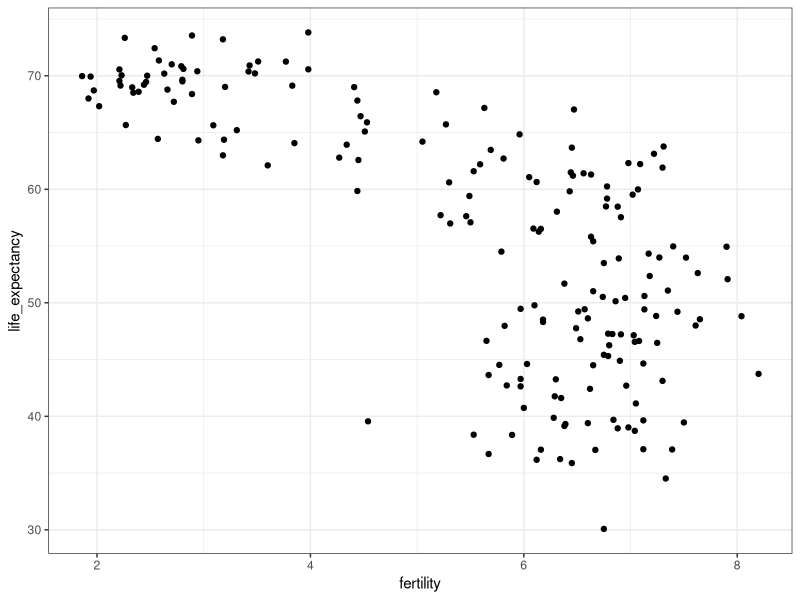
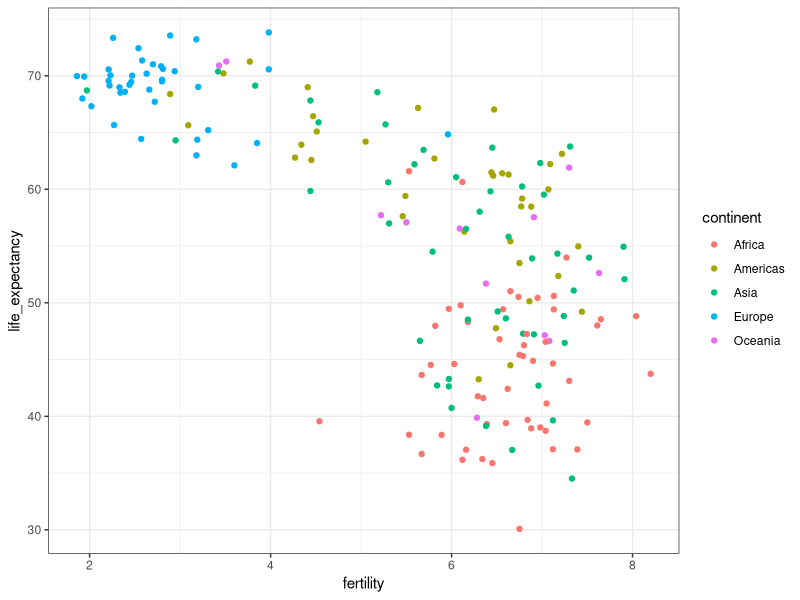
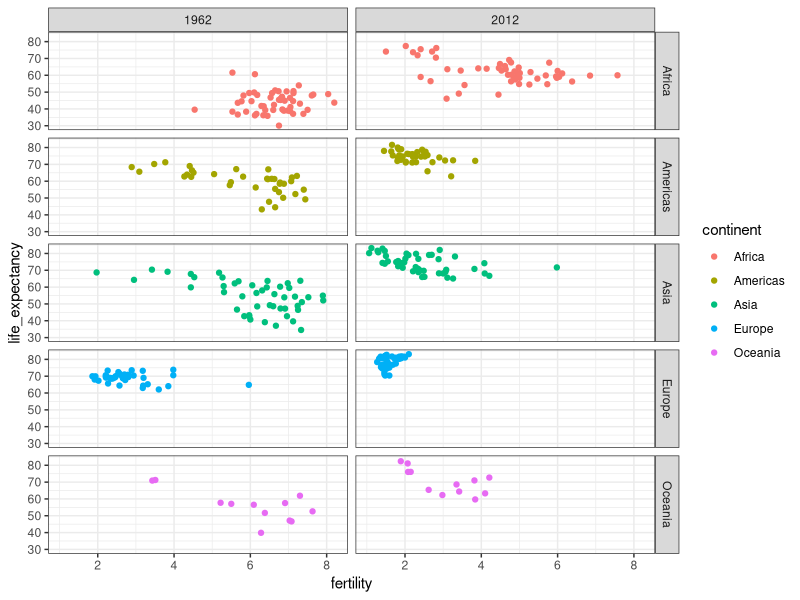
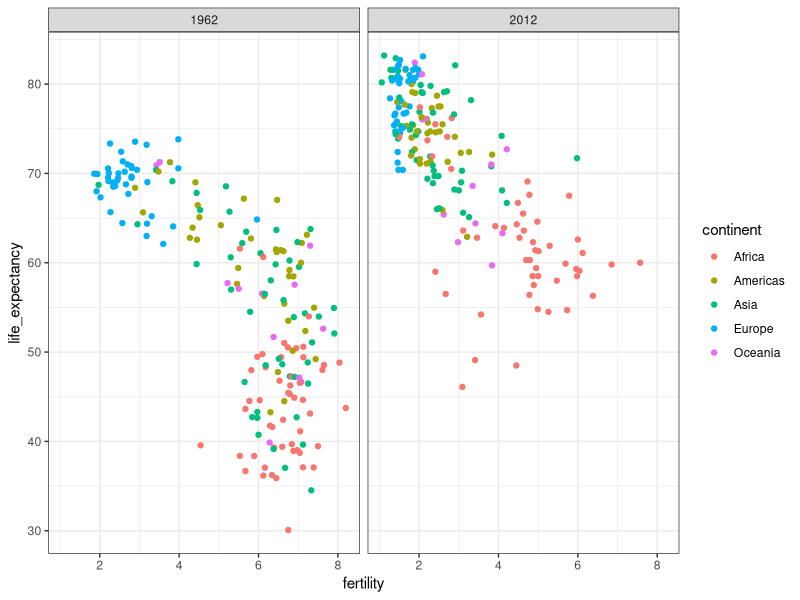
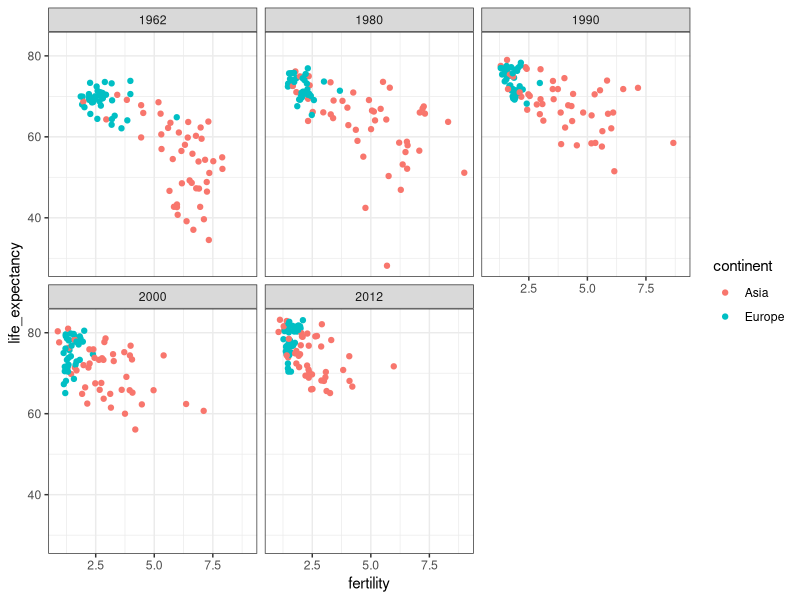
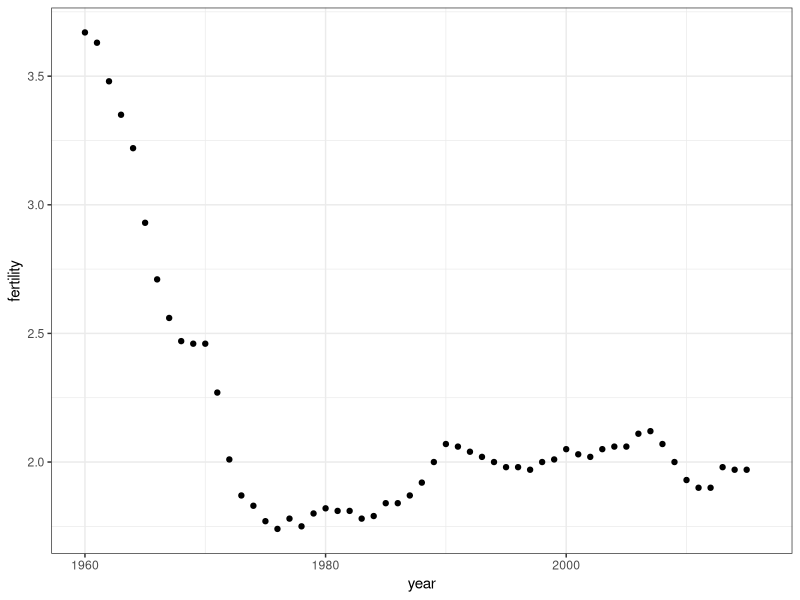
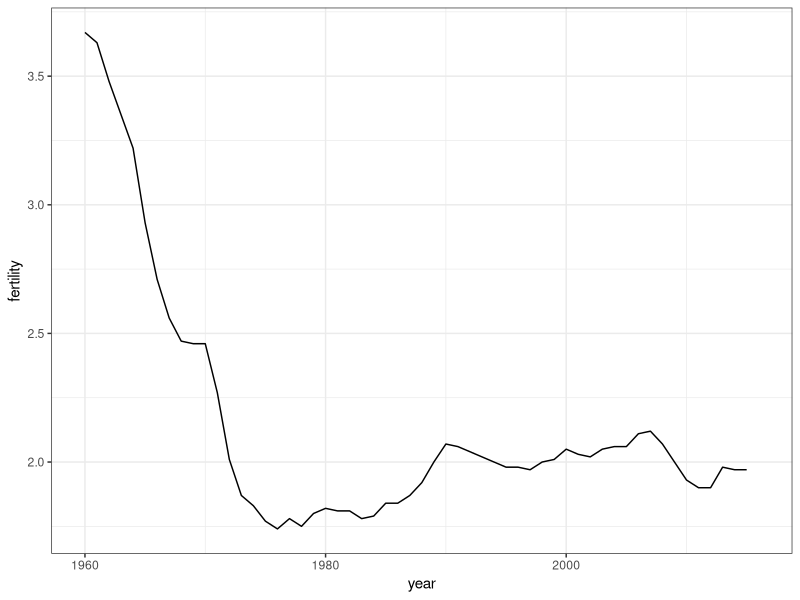
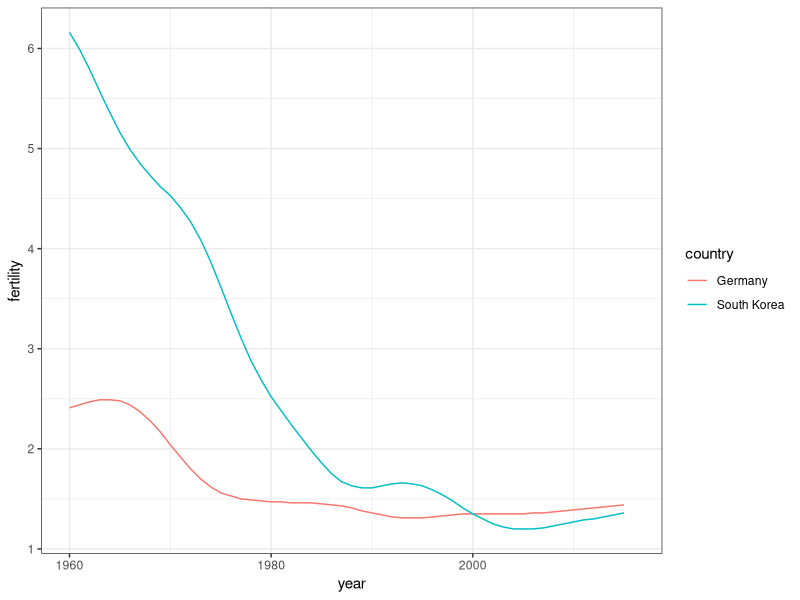

These charts were generated, in order, by the following R code:
library(dslabs)
library(dplyr)
library(ggplot2)
data("gapminder")
head(gapminder)

#
# Gapminder Dataset

# compare infant mortality in Sri Lanka and Turkey
gapminder %>%
  filter(year == 2015 & country %in% c("Sri Lanka", "Turkey")) %>%
  select(country, infant_mortality)

#
# Life Expectancy and Fertility Rates

# basic scatterplot of life expectancy versus fertility
ds_theme_set()    # set plot theme
filter(gapminder, year == 1962) %>%
  ggplot(aes(fertility, life_expectancy)) +
  geom_point()

# add color as continent
filter(gapminder, year == 1962) %>%
  ggplot(aes(fertility, life_expectancy, color = continent)) +
  geom_point()


#
# Using the Gapminder Dataset
#

#
# Faceting

# facet by continent and year
filter(gapminder, year %in% c(1962, 2012)) %>%
  ggplot(aes(fertility, life_expectancy, col = continent)) +
  geom_point() +
  facet_grid(continent ~ year)


# facet by year only
filter(gapminder, year %in% c(1962, 2012)) %>%
  ggplot(aes(fertility, life_expectancy, col = continent)) +
  geom_point() +
  facet_grid(. ~ year)


# facet by year, plots wrapped onto multiple rows
years <- c(1962, 1980, 1990, 2000, 2012)
continents <- c("Europe", "Asia")
gapminder %>%
  filter(year %in% years & continent %in% continents) %>%
  ggplot(aes(fertility, life_expectancy, col = continent)) +
  geom_point() +
  facet_wrap(~year)


#
# Time Series Plots

# scatterplot of US fertility by year
gapminder %>%
  filter(country == "United States") %>%
  ggplot(aes(year, fertility)) +
  geom_point()

gapminder %>%
  filter(country == "United States") %>%
  ggplot(aes(year, fertility)) +
  geom_line()

countries <- c("South Korea", "Germany")
gapminder %>%
  filter(country %in% countries) %>%
  ggplot(aes(year, fertility, color = country)) +
  geom_line()

# life expectancy time series - lines colored by country and labeled, no legend (x, y) - position
labels <- data.frame(country = countries, x = c(1975, 1965), y = c(60, 72))
gapminder %>% filter(country %in% countries) %>%
  ggplot(aes(year, life_expectancy, col = country)) +
  geom_line() + 
  geom_text(data = labels, aes(x, y, label = country), size = 5) +
  theme(legend.position = "none")


#
# Transformations

gapminder <- gapminder %>%
  mutate(dollars_per_day = gdp/population/365)
# histogram of dollars per day
past_year <- 1970
gapminder %>%
  filter(year == past_year & !is.na(gdp)) %>%
  ggplot(aes(dollars_per_day)) +
  geom_histogram(binwidth = 1, color = "black")

gapminder %>%
  filter(year == past_year & !is.na(gdp)) %>%
  ggplot(aes(log2(dollars_per_day))) +
  geom_histogram(binwidth = 1, color = "black")

gapminder %>%
  filter(year == past_year & !is.na(gdp)) %>%
  ggplot(aes(log2(dollars_per_day))) +
  geom_histogram(binwidth = 1, color = "black")
gapminder %>%
  filter(year == past_year & !is.na(gdp)) %>%
  ggplot(aes(dollars_per_day)) +
  geom_histogram(binwidth = 1, color = "black") +
  scale_x_continuous(trans = "log2")


# boxplot of GDP by region in 1970
past_year <- 1970
p <- gapminder %>%
  filter(year == past_year & !is.na(gdp)) %>%
  ggplot(aes(region, dollars_per_day))

p + geom_boxplot()

# rotate names on x-axis
p + geom_boxplot() +
  theme(axis.text.x = element_text(angle = 90, hjust = 1))


p <- gapminder %>%
  filter(year == past_year & !is.na(gdp)) %>%
  mutate(region = reorder(region, dollars_per_day, FUN = median)) %>%    # reorder
  ggplot(aes(region, dollars_per_day, fill = continent)) +    # color by continent
  geom_boxplot() +
  theme(axis.text.x = element_text(angle = 90, hjust = 1)) +
  xlab("")

p
# log2 scale y-axis
p + scale_y_continuous(trans = "log2")

# add data points
p + scale_y_continuous(trans = "log2") + geom_point(show.legend = FALSE)


#
# Comparing Distributions

west <- c("Western Europe", "Northern Europe", "Southern Europe", "Northern America", "Australia and New Zealand")

# facet by West vs devloping
gapminder %>%
  filter(year == past_year & !is.na(gdp)) %>%
  mutate(group = ifelse(region %in% west, "West", "Developing")) %>%
  ggplot(aes(dollars_per_day)) +
  geom_histogram(binwidth = 1, color = "black") +
  scale_x_continuous(trans = "log2") +
  facet_grid(. ~ group)



present_year <- 2010
gapminder %>%
  filter(year %in% c(past_year, present_year) & !is.na(gdp)) %>%
  mutate(group = ifelse(region %in% west, "West", "Developing")) %>%
  ggplot(aes(dollars_per_day)) +
  geom_histogram(binwidth = 1, color = "black") +
  scale_x_continuous(trans = "log2") +
  facet_grid(year ~ group)

# define countries that have data available in both years
country_list_1 <- gapminder %>%
  filter(year == past_year & !is.na(dollars_per_day)) %>% .$country
country_list_2 <- gapminder %>%
  filter(year == present_year & !is.na(dollars_per_day)) %>% .$country
country_list <- intersect(country_list_1, country_list_2)

# make histogram including only countries with data available in both years
gapminder %>%
  filter(year %in% c(past_year, present_year) & country %in% country_list) %>%    # keep only selected countries
  mutate(group = ifelse(region %in% west, "West", "Developing")) %>%
  ggplot(aes(dollars_per_day)) +
  geom_histogram(binwidth = 1, color = "black") +
  scale_x_continuous(trans = "log2") +
  facet_grid(year ~ group)

p <- gapminder %>%
  filter(year %in% c(past_year, present_year) & country %in% country_list) %>%
  mutate(region = reorder(region, dollars_per_day, FUN = median)) %>%
  ggplot() +
  theme(axis.text.x = element_text(angle = 90, hjust = 1)) +
  xlab("") + scale_y_continuous(trans = "log2")

p + geom_boxplot(aes(region, dollars_per_day, fill = continent)) +
  facet_grid(year ~ .)

# arrange matching boxplots next to each other, colored by year
p + geom_boxplot(aes(region, dollars_per_day, fill = factor(year)))


#
# Density Plots

# smooth density plots - variable counts on y-axis

gapminder %>%
  filter(year %in% c(past_year, present_year) & country %in% country_list) %>%
  mutate(group = ifelse(region %in% west, "West", "Developing")) %>%
  ggplot(aes(dollars_per_day, fill = group)) +
  scale_x_continuous(trans = "log2") + 
  geom_density(alpha = 0.2, bw = 0.75) + 
  facet_grid(year ~ .)

p <- gapminder %>%
  filter(year %in% c(past_year, present_year) & country %in% country_list) %>%
  mutate(group = ifelse(region %in% west, "West", "Developing")) %>%
  ggplot(aes(dollars_per_day, y = ..count.., fill = group)) +
  scale_x_continuous(trans = "log2")
p + geom_density(alpha = 0.2, bw = 0.75) + facet_grid(year ~ .)


# case when

gapminder <- gapminder %>% 
  mutate(group = case_when(
    .$region %in% west ~ "West",
    .$region %in% c("Eastern Asia", "South-Eastern Asia") ~ "East Asia",
    .$region %in% c("Caribbean", "Central America", "South America") ~ "Latin America",
    .$continent == "Africa" & .$region != "Northern Africa" ~ "Sub-Saharan Africa",
    TRUE ~ "Others"))

# reorder factor levels
gapminder <- gapminder %>%
  mutate(group = factor(group, levels = c("Others", "Latin America", "East Asia", "Sub-Saharan Africa", "West")))

p <- gapminder %>%
  filter(year %in% c(past_year, present_year) & country %in% country_list) %>%
  ggplot(aes(dollars_per_day, fill = group)) +
  scale_x_continuous(trans = "log2")

p + geom_density(alpha = 0.2, bw = 0.75) +
  facet_grid(year ~ .)

# stacking
p + geom_density(alpha = 0.2, bw = 0.75, position = "stack") +
  facet_grid(year ~ .)


# weighted stacked density plot
gapminder %>%
  filter(year %in% c(past_year, present_year) & country %in% country_list) %>%
  group_by(year) %>%
  mutate(weight = population/sum(population*2)) %>%
  ungroup() %>%
  ggplot(aes(dollars_per_day, fill = group, weight = weight)) +
  scale_x_continuous(trans = "log2") +
  geom_density(alpha = 0.2, bw = 0.75, position = "stack") + facet_grid(year ~ .)


# add additional cases
gapminder <- gapminder %>%
  mutate(group = case_when(
    .$region %in% west ~ "The West",
    .$region %in% "Northern Africa" ~ "Northern Africa",
    .$region %in% c("Eastern Asia", "South-Eastern Asia") ~ "East Asia",
    .$region == "Southern Asia" ~ "Southern Asia",
    .$region %in% c("Central America", "South America", "Caribbean") ~ "Latin America",
    .$continent == "Africa" & .$region != "Northern Africa" ~ "Sub-Saharan Africa",
    .$region %in% c("Melanesia", "Micronesia", "Polynesia") ~ "Pacific Islands"))

# define a data frame with group average income and average infant survival rate
surv_income <- gapminder %>%
  filter(year %in% present_year & !is.na(gdp) & !is.na(infant_mortality) & !is.na(group)) %>%
  group_by(group) %>%
  summarize(income = sum(gdp)/sum(population)/365,
            infant_survival_rate = 1 - sum(infant_mortality/1000*population)/sum(population))
surv_income %>% arrange(income)

# plot infant survival versus income, with transformed axes
surv_income %>% ggplot(aes(income, infant_survival_rate, label = group, color = group)) +
  scale_x_continuous(trans = "log2", limit = c(0.25, 150)) +
  scale_y_continuous(trans = "logit", limit = c(0.875, .9981),
                     breaks = c(.85, .90, .95, .99, .995, .998)) +
  geom_label(size = 3, show.legend = FALSE) 
